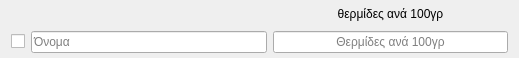
<?xml version="1.0" encoding="UTF-8"?>
<ui version="4.0">
 <class>IngredientWidget</class>
 <widget class="QFrame" name="IngredientWidget">
  <property name="geometry">
   <rect>
    <x>0</x>
    <y>0</y>
    <width>519</width>
    <height>58</height>
   </rect>
  </property>
  <property name="windowTitle">
   <string>Frame</string>
  </property>
  <property name="frameShape">
   <enum>QFrame::NoFrame</enum>
  </property>
  <layout class="QGridLayout" name="gridLayout">
   <property name="topMargin">
    <number>3</number>
   </property>
   <property name="bottomMargin">
    <number>1</number>
   </property>
   <item row="1" column="1">
    <widget class="QLineEdit" name="lineEditName">
     <property name="placeholderText">
      <string>Όνομα</string>
     </property>
    </widget>
   </item>
   <item row="0" column="2">
    <widget class="QLabel" name="labelHeader">
     <property name="sizePolicy">
      <sizepolicy hsizetype="Preferred" vsizetype="Fixed">
       <horstretch>0</horstretch>
       <verstretch>0</verstretch>
      </sizepolicy>
     </property>
     <property name="text">
      <string>θερμίδες ανά 100γρ</string>
     </property>
     <property name="alignment">
      <set>Qt::AlignCenter</set>
     </property>
    </widget>
   </item>
   <item row="1" column="2">
    <widget class="QLineEdit" name="lineEditCalories">
     <property name="alignment">
      <set>Qt::AlignCenter</set>
     </property>
     <property name="placeholderText">
      <string>Θερμίδες ανά 100γρ</string>
     </property>
    </widget>
   </item>
   <item row="1" column="0">
    <widget class="QCheckBox" name="checkBoxSelect">
     <property name="toolTip">
      <string>&lt;html&gt;&lt;head/&gt;&lt;body&gt;&lt;p&gt;Επιλογή για μετακίνηση/διαγραφή&lt;/p&gt;&lt;/body&gt;&lt;/html&gt;</string>
     </property>
     <property name="statusTip">
      <string>Επιλέξτε για μετακίνηση ή διαγραφή</string>
     </property>
     <property name="text">
      <string/>
     </property>
    </widget>
   </item>
  </layout>
 </widget>
 <tabstops>
  <tabstop>lineEditName</tabstop>
  <tabstop>lineEditCalories</tabstop>
  <tabstop>checkBoxSelect</tabstop>
 </tabstops>
 <resources/>
 <connections/>
</ui>
